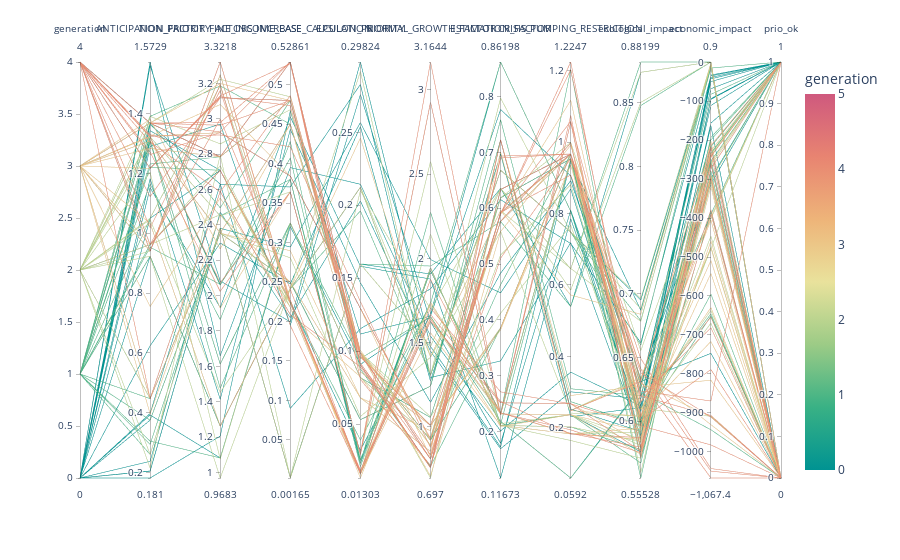
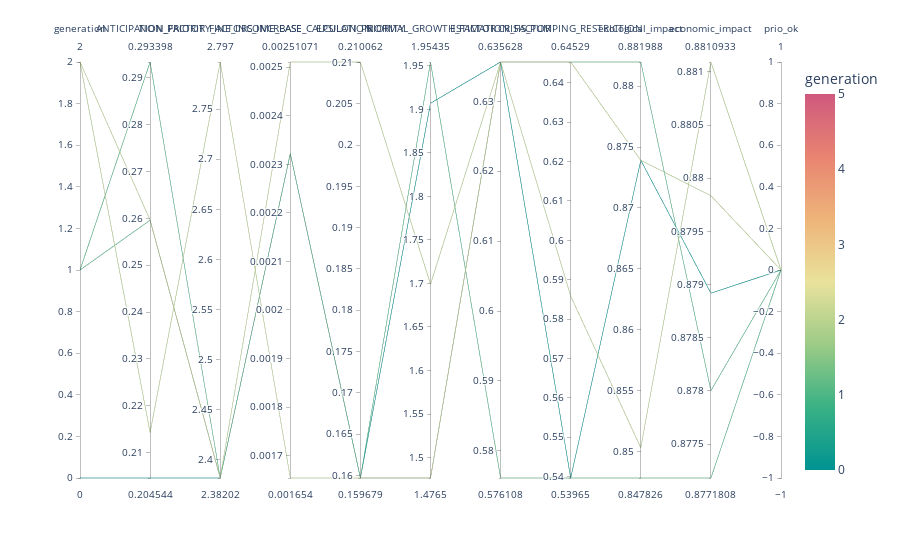

Notebook source saved alongside these figures, in order:
### Markdown cell above
## 0. Generational analysis

### Code cell
import plotly.express as px
import pandas as pd

incentive_data = [row['incentive_params'] for row in execution_results]
quota_data = [row['quota_params'] for row in execution_results]
ecological_impact = [row['ecological_impact'] for row in execution_results]
economic_impact = [row['economic_impact'] for row in execution_results]
satisfaction_data = {}
satisfaction_data["prio_ok"] = [row['ok_satisfaction'] for row in execution_results]
gen_data = {}
gen_data["generation"] = [row['generation'] for row in execution_results]

df_gen = pd.DataFrame(gen_data)
df_incentive = pd.DataFrame(incentive_data)
df_quota = pd.DataFrame(quota_data)
df_satisfaction = pd.DataFrame(satisfaction_data)
df_impact = pd.DataFrame({
    "ecological_impact": ecological_impact,
    "economic_impact": economic_impact
})

df = pd.concat([df_gen,
                df_incentive,
                df_quota,
                df_impact,
                df_satisfaction
                ], axis=1)

fig = px.parallel_coordinates(
    df,
    color="generation",
    dimensions=df.columns,
    color_continuous_scale=px.colors.diverging.Temps,
    color_continuous_midpoint=N_GEN/2
)

fig.show()

fig = px.parallel_coordinates(
    df[df["economic_impact"] >= 0],
    color="generation",
    dimensions=df.columns,
    color_continuous_scale=px.colors.diverging.Temps,
    color_continuous_midpoint=N_GEN/2,
)

fig.show()
